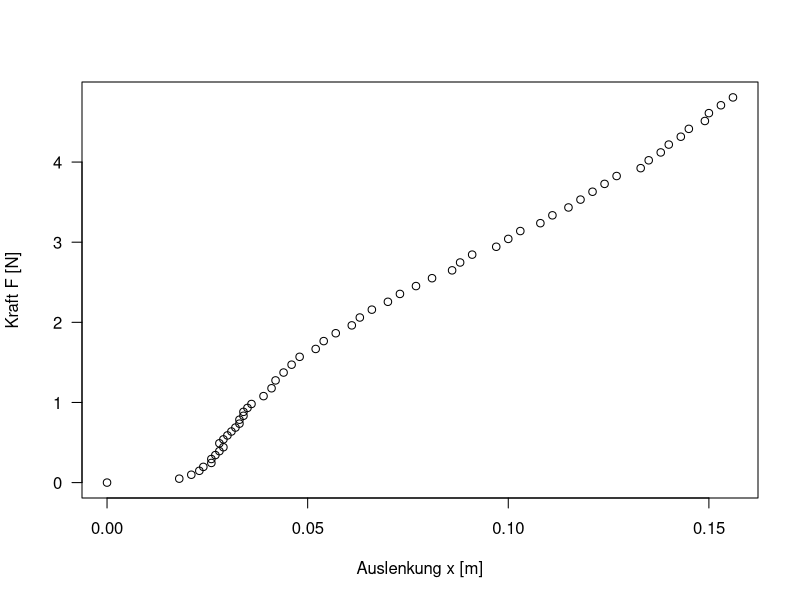
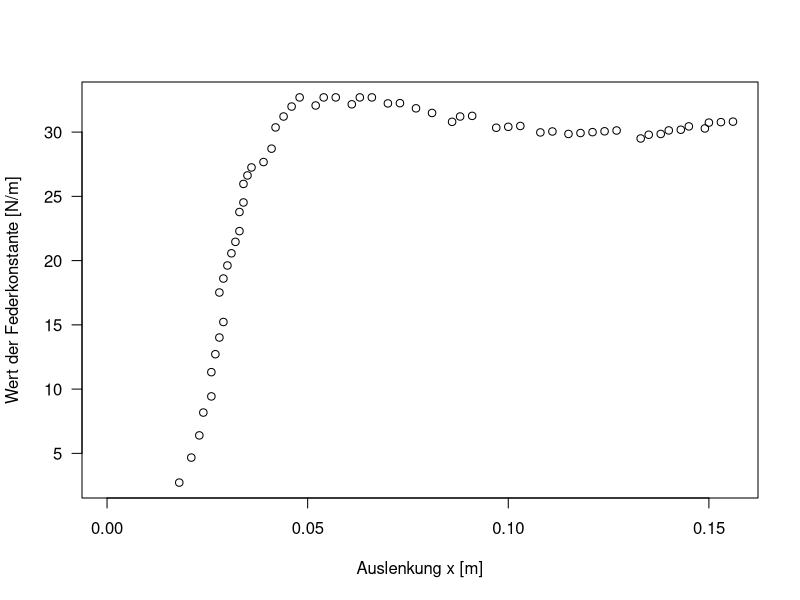

Generate these figures, in order, with R:
## ---- chunk 1
Gewichte <- read.csv("Gewichte.csv", sep=";", dec=",")
Gewichte[,c(1,2)]
## ---- chunk 2
Messreihe <- read.csv("Messreihe.csv", sep=";", dec=",")
colnames(Messreihe)=c("Gewicht", "Auslenkung1",  "Auslenkung2", "x_Haken", "x_0_Ende")
Messreihe[,c(1,2)]
## ---- chunk 3
# Nullwerte(x_0 = 11,2cm) abziehen
Messreihe$Auslenkung1_x0 <- Messreihe$Auslenkung1 - 11.2

# Einheitenbezug
Messreihe$Gewicht_kg <- Messreihe$Gewicht/1000 #g -> kg
Messreihe$Auslenkung1_x0_m <-  Messreihe$Auslenkung1_x0/100 #cm -> m

# ERDBESCHLEUNIGUNG
g = 9.81 #m/s^2

# Berechnung von F_G
Messreihe$Kraft <- Messreihe$Gewicht_kg * g #N

# Testplot
plot(x=Messreihe$Auslenkung1_x0_m, y=Messreihe$Kraft,#, 
     xlab="Auslenkung x [m]",
     ylab="Kraft F [N]",
     las = 1
     )
## ---- chunk 4
Messreihe$Federkonstante <- Messreihe$Gewicht_kg*g/Messreihe$Auslenkung1_x0_m
plot(x=Messreihe$Auslenkung1_x0_m, y=Messreihe$Federkonstante,
     xlab="Auslenkung x [m]",
     ylab="Wert der Federkonstante [N/m]",
     las = 1
     )
## ---- chunk 5
# BAUSTELLE: Hier fehlt noch die Geräteungenauigkeit der Waage
u_m = 2.9*10**(-5) #kg
# Auslenkungsungenauigkeit 
u_x = 2.0*10**(-4) #m

# Berechnung der Messunsicherheit der Federkonstanten
u_D_funktion <- function(x,m){
  sqrt(((g/x)*u_m)**2+((-m*g/x**2)*u_x)**2)
}
 
Messreihe$u_Federkonstante <- u_D_funktion(x=Messreihe$Auslenkung1_x0_m, m=Messreihe$Gewicht_kg)
